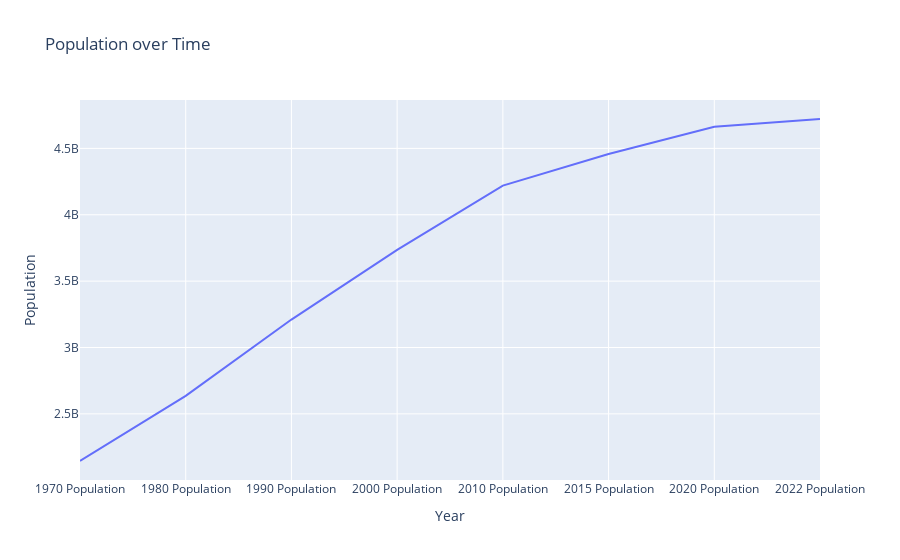

The cell this chart's notebook holds for it:
### Code cell
fig

### Figure 1 — Plotly figure (JSON) as saved in the notebook; plotly's stock layout.template omitted (floating-point values rounded to 4 significant figures)
{"data": [{"hovertemplate": "Year=%{x}<br>Population=%{y}<extra></extra>", "legendgroup": "", "line": {"color": "#636efa", "dash": "solid"}, "marker": {"symbol": "circle"}, "mode": "lines", "name": "", "orientation": "v", "showlegend": false, "type": "scatter", "x": ["1970 Population", "1980 Population", "1990 Population", "2000 Population", "2010 Population", "2015 Population", "2020 Population", "2022 Population"], "xaxis": "x", "y": [2144906290, 2635334228, 3210563577, 3735089604, 4220041327, 4458250182, 4663086535, 4721383274], "yaxis": "y"}], "layout": {"autosize": true, "legend": {"tracegroupgap": 0}, "title": {"text": "Population over Time"}, "xaxis": {"anchor": "y", "autorange": true, "domain": [0, 1], "range": [0, 7], "title": {"text": "Year"}, "type": "category"}, "yaxis": {"anchor": "x", "autorange": true, "domain": [0, 1], "range": [2002000000.0, 4865000000.0], "title": {"text": "Population"}, "type": "linear"}}}
